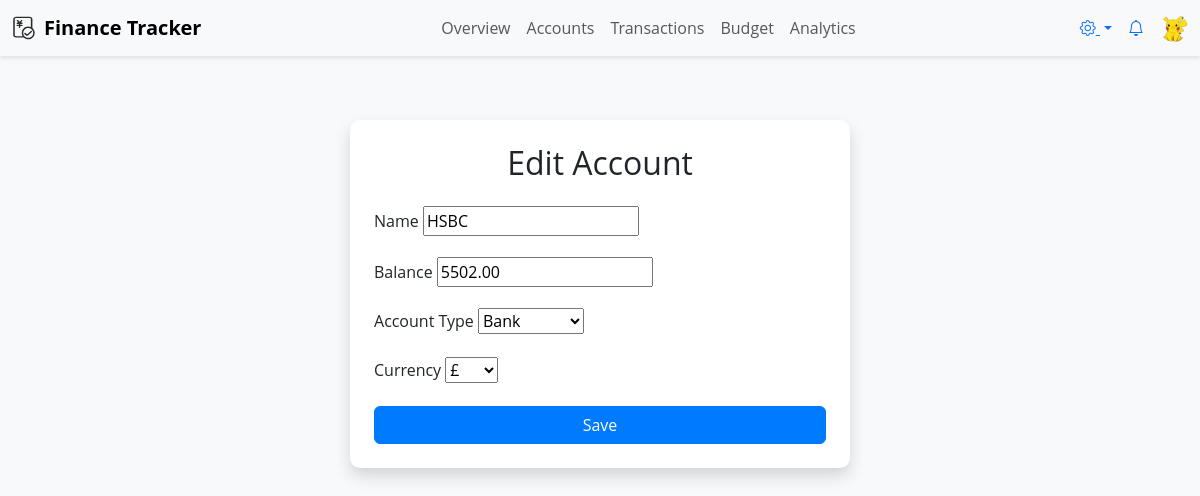
Before: /accounts/2/edit/ (signed in) with the older database file.
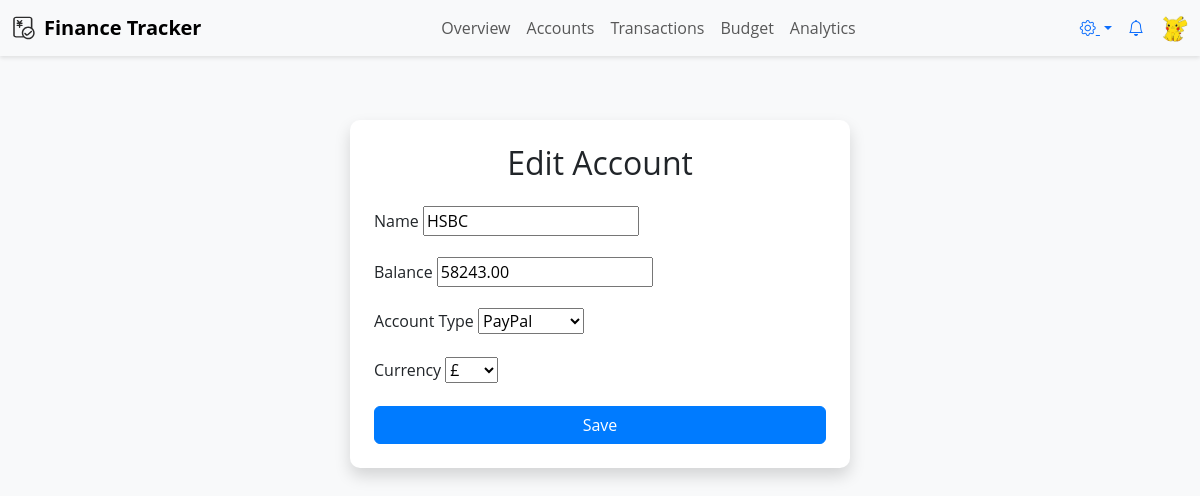
After: the same page with the newer database file.
### finance_app/models.py (models this page shows, shortened)
class Account(models.Model):
    user = models.ForeignKey(User, on_delete=models.CASCADE)
    name = models.CharField(max_length=255)  # 账户名称，如“招商银行储蓄卡”
    balance = models.DecimalField(max_digits=12, decimal_places=2, default=0.00)
    account_type = models.CharField(max_length=20, choices=ACCOUNT_TYPE_CHOICES, default='bank')
    currency = models.CharField(max_length=3, choices=CURRENCY_CHOICES, default='GBP')

### finance_app/views.py (the view)
# urls.py: path('accounts/<int:pk>/edit/', views.account_edit, name='account_edit'),
@login_required
def account_edit(request, pk):
    account = get_object_or_404(Account, pk=pk, user=request.user)
    if request.method == 'POST':
        form = AccountForm(request.POST, instance=account)
        if form.is_valid():
            form.save()
            return redirect('finance_app:account_list')
    else:
        form = AccountForm(instance=account)
    return render(request, 'finance_app/account_form.html', {'form': form, 'title': 'Edit Account'})

### finance_app/forms.py
class AccountForm(forms.ModelForm):
    class Meta:
        model = Account
        fields = ['name', 'balance', 'account_type', 'currency']

### templates/finance_app/account_form.html (shortened to what this page needs)
{% extends "base.html" %}
{% block content %}
<div class="container mt-5 d-flex justify-content-center">
    <div class="card shadow p-4" style="max-width: 500px; width: 100%;">
        <h2 class="text-center mb-4">{{ title }}</h2>
        <form method="post">
            <div class="mb-3">
                <label class="form-label">Name</label>
                {{ form.name }}
            </div>
            <div class="mb-3">
                <label class="form-label">Balance</label>
                {{ form.balance }}
            </div>
            <div class="mb-3">
                <label class="form-label">Account Type</label>
                {{ form.account_type }}
            </div>
            <div class="mb-3">
                <label class="form-label">Currency</label>
                {{ form.currency }}
            </div>
            <button type="submit" class="btn btn-primary w-100">Save</button>
        </form>
    </div>
</div>
{% endblock %}

Changed rows visible on the page:
changed Account "HSBC": balance "5502.00" → "58243.00"; account_type "Bank" → "PayPal"
